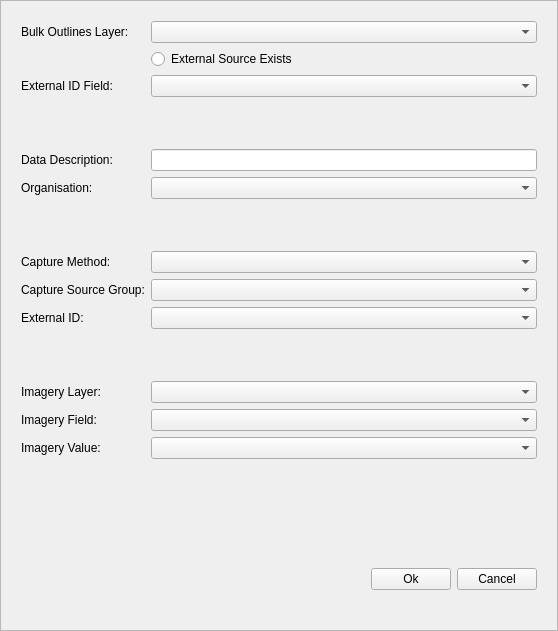
<?xml version="1.0" encoding="UTF-8"?>
<ui version="4.0">
 <class>f_new_supplied_outlines</class>
 <widget class="QFrame" name="f_new_supplied_outlines">
  <property name="geometry">
   <rect>
    <x>0</x>
    <y>0</y>
    <width>558</width>
    <height>631</height>
   </rect>
  </property>
  <property name="windowTitle">
   <string>New Supplied Outlines</string>
  </property>
  <property name="frameShape">
   <enum>QFrame::StyledPanel</enum>
  </property>
  <property name="frameShadow">
   <enum>QFrame::Raised</enum>
  </property>
  <layout class="QFormLayout" name="formLayout_2">
   <item row="0" column="0" colspan="2">
    <widget class="QWidget" name="widget" native="true">
     <layout class="QFormLayout" name="formLayout">
      <item row="0" column="0">
       <widget class="QLabel" name="lb_outlines">
        <property name="text">
         <string>Bulk Outlines Layer:</string>
        </property>
       </widget>
      </item>
      <item row="0" column="1">
       <widget class="QgsMapLayerComboBox" name="ml_outlines_layer"/>
      </item>
      <item row="1" column="1">
       <widget class="QRadioButton" name="rad_external_source">
        <property name="text">
         <string>External Source Exists</string>
        </property>
       </widget>
      </item>
      <item row="2" column="0">
       <widget class="QLabel" name="lb_external_id">
        <property name="text">
         <string>External ID Field:</string>
        </property>
       </widget>
      </item>
      <item row="2" column="1">
       <widget class="QgsFieldComboBox" name="fcb_external_id"/>
      </item>
      <item row="3" column="0">
       <spacer name="verticalSpacer">
        <property name="orientation">
         <enum>Qt::Vertical</enum>
        </property>
        <property name="sizeHint" stdset="0">
         <size>
          <width>20</width>
          <height>40</height>
         </size>
        </property>
       </spacer>
      </item>
      <item row="4" column="0">
       <widget class="QLabel" name="lb_data_desc">
        <property name="text">
         <string>Data Description:</string>
        </property>
       </widget>
      </item>
      <item row="4" column="1">
       <widget class="QLineEdit" name="le_data_description"/>
      </item>
      <item row="5" column="0">
       <widget class="QLabel" name="lb_organisation">
        <property name="text">
         <string>Organisation:</string>
        </property>
       </widget>
      </item>
      <item row="5" column="1">
       <widget class="QComboBox" name="cmb_organisation"/>
      </item>
      <item row="6" column="0">
       <spacer name="verticalSpacer_2">
        <property name="orientation">
         <enum>Qt::Vertical</enum>
        </property>
        <property name="sizeHint" stdset="0">
         <size>
          <width>20</width>
          <height>40</height>
         </size>
        </property>
       </spacer>
      </item>
      <item row="7" column="0">
       <widget class="QLabel" name="lb_capture_method">
        <property name="text">
         <string>Capture Method:</string>
        </property>
       </widget>
      </item>
      <item row="7" column="1">
       <widget class="QComboBox" name="cmb_capture_method"/>
      </item>
      <item row="8" column="0">
       <widget class="QLabel" name="lb_capture_src_grp">
        <property name="text">
         <string>Capture Source Group:</string>
        </property>
       </widget>
      </item>
      <item row="8" column="1">
       <widget class="QComboBox" name="cmb_capture_src_grp"/>
      </item>
      <item row="9" column="0">
       <widget class="QLabel" name="lb_external_id_2">
        <property name="text">
         <string>External ID:</string>
        </property>
       </widget>
      </item>
      <item row="9" column="1">
       <widget class="QComboBox" name="cmb_external_id"/>
      </item>
      <item row="10" column="0">
       <spacer name="verticalSpacer_3">
        <property name="orientation">
         <enum>Qt::Vertical</enum>
        </property>
        <property name="sizeHint" stdset="0">
         <size>
          <width>20</width>
          <height>40</height>
         </size>
        </property>
       </spacer>
      </item>
      <item row="11" column="0">
       <widget class="QLabel" name="lb_imagery">
        <property name="text">
         <string>Imagery Layer:</string>
        </property>
       </widget>
      </item>
      <item row="11" column="1">
       <widget class="QgsMapLayerComboBox" name="mcb_imagery_layer"/>
      </item>
      <item row="12" column="0">
       <widget class="QLabel" name="lb_imagery_field">
        <property name="text">
         <string>Imagery Field:</string>
        </property>
       </widget>
      </item>
      <item row="12" column="1">
       <widget class="QgsFieldComboBox" name="fcb_imagery_field"/>
      </item>
      <item row="13" column="0">
       <widget class="QLabel" name="lb_imagery_value">
        <property name="text">
         <string>Imagery Value:</string>
        </property>
       </widget>
      </item>
      <item row="13" column="1">
       <widget class="QComboBox" name="cmb_imagery"/>
      </item>
     </layout>
    </widget>
   </item>
   <item row="2" column="1">
    <widget class="QWidget" name="widget_2" native="true">
     <layout class="QHBoxLayout" name="horizontalLayout">
      <item>
       <spacer name="horizontalSpacer">
        <property name="orientation">
         <enum>Qt::Horizontal</enum>
        </property>
        <property name="sizeHint" stdset="0">
         <size>
          <width>40</width>
          <height>20</height>
         </size>
        </property>
       </spacer>
      </item>
      <item>
       <widget class="QPushButton" name="btn_ok">
        <property name="maximumSize">
         <size>
          <width>85</width>
          <height>27</height>
         </size>
        </property>
        <property name="text">
         <string>Ok</string>
        </property>
       </widget>
      </item>
      <item>
       <widget class="QPushButton" name="btn_cancel">
        <property name="maximumSize">
         <size>
          <width>85</width>
          <height>27</height>
         </size>
        </property>
        <property name="text">
         <string>Cancel</string>
        </property>
       </widget>
      </item>
     </layout>
    </widget>
   </item>
   <item row="3" column="0">
    <widget class="QLabel" name="label_3">
     <property name="text">
      <string/>
     </property>
    </widget>
   </item>
   <item row="1" column="1">
    <spacer name="verticalSpacer_4">
     <property name="orientation">
      <enum>Qt::Vertical</enum>
     </property>
     <property name="sizeHint" stdset="0">
      <size>
       <width>20</width>
       <height>40</height>
      </size>
     </property>
    </spacer>
   </item>
  </layout>
  <widget class="QLabel" name="label">
   <property name="geometry">
    <rect>
     <x>10</x>
     <y>10</y>
     <width>16</width>
     <height>17</height>
    </rect>
   </property>
   <property name="text">
    <string/>
   </property>
  </widget>
 </widget>
 <customwidgets>
  <customwidget>
   <class>QgsFieldComboBox</class>
   <extends>QComboBox</extends>
   <header>qgsfieldcombobox.h</header>
  </customwidget>
  <customwidget>
   <class>QgsMapLayerComboBox</class>
   <extends>QComboBox</extends>
   <header>qgsmaplayercombobox.h</header>
  </customwidget>
 </customwidgets>
 <tabstops>
  <tabstop>ml_outlines_layer</tabstop>
 </tabstops>
 <resources/>
 <connections/>
</ui>
